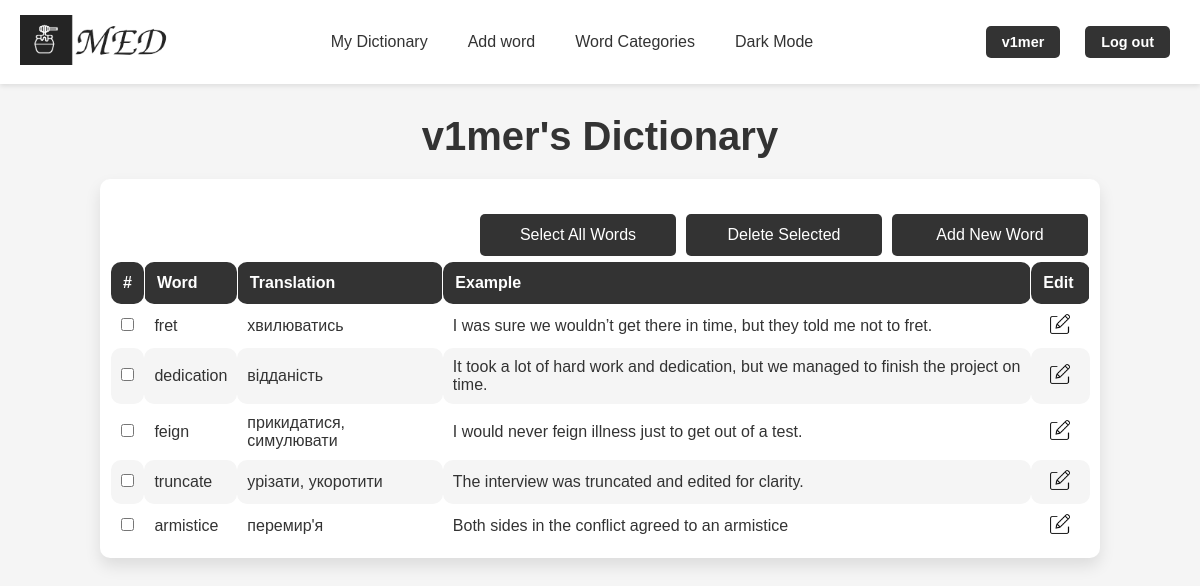
The page /words/ (signed in) on the database its author committed.
### med/models.py (models this page shows, shortened)
class Word(models.Model):
    word = models.CharField(max_length=100)
    translation = models.CharField(max_length=100)
    example = models.TextField(blank=True)
    time_create = models.DateTimeField(auto_now_add=True)
    time_update = models.DateTimeField(auto_now=True)
    user = models.ForeignKey(User, on_delete=models.CASCADE, blank=True, null=True)
    class Meta:
        ordering = ['-time_create', 'word']
        indexes = [
            models.Index(fields=['-time_create'])
        ]

### med/views.py (the view)
# urls.py: path('words/', views.WordListView.as_view(), name='words'),
@method_decorator(login_required, name='dispatch')
class WordListView(ListView):
    paginate_by = 25
    model = Word
    template_name = 'med/words.html'
    context_object_name = 'words'
    extra_context = {'title': "'s dictionary"}
    def get_context_data(self, **kwargs):
        context = super().get_context_data(**kwargs)
        context['title'] = f"{self.request.user.username}'s Dictionary"
        return context
    def get_queryset(self):
        return Word.objects.filter(user=self.request.user)

### med/templates/med/words.html (shortened to what this page needs)
{% extends 'base.html' %}
{% load static %}
{% block content %}
<h1>{{title}}</h1>
<div class="word_table_container">
    <div class="buttons">
        <a href="#" onclick="selectAllWords(); return false;">Select All Words</a>
        <a href="#" onclick="deleteSelectedWords(); return false;">Delete Selected</a>
        <a href="{% url 'addword' %}">Add New Word</a>
    </div>
    <table class="word_table">
        <thead>
            <tr>
                <th>#</th>
                <th>Word</th>
                <th>Translation</th>
                <th>Example</th>
                <th class="edit">Edit</th>
            </tr>
        </thead>
        <tbody>
            {% for word in words %}
                <tr>
                    <td><input type="checkbox" name="word_checkbox" value="{{ word.id }}"></td>
                    <td>{{ word.word }}</td>
                    <td>{{ word.translation }}</td>
                    <td>{{ word.example }}</td>
                    <td class="img_td"><a href="{% url 'edit_word' word.id %}"><img class="edit_img" src="{% static 'med/img/features/edit_light.png' %}" data-light-src="{% static 'med/img/features/edit_light.png' %}" data-dark-src="{% static 'med/img/features/edit_dark.png' %}" alt="Edit img"></a></td>
                </tr>
            {% endfor %}
        </tbody>
    </table>
</div>
{% endblock %}

### templates/base.html (shortened to what this page needs)
{% load static %}
<!DOCTYPE html>
<html lang="en">
<head>
    <link rel="stylesheet" type="text/css" href="{% static 'med/css/styles.css' %}">
</head>
<body>
<header>
    {% if not user.is_authenticated %}
    <a href="{% url 'home' %}"><img id="logo_img" src="{% static 'med/img/base/light_logo.png' %}" data-light-src="{% static 'med/img/base/light_logo.png' %}" data-dark-src="{% static 'med/img/base/dark_logo.png' %}" alt="MED Logo"></a>
    {% else %}
    <a href="{% url 'words' %}"><img id="logo_img" src="{% static 'med/img/base/light_logo.png' %}" data-light-src="{% static 'med/img/base/light_logo.png' %}" data-dark-src="{% static 'med/img/base/dark_logo.png' %}" alt="MED Logo"></a>
    {% endif %}
    <nav class="nav-items">
        <div class="nav-center">
            {% if user.is_authenticated %}
                <a href="{% url 'words' %}">My Dictionary</a>
                <a href="{% url 'addword' %}">Add word</a>
                <a href="#">Word Categories</a>
            {% else %}
                <a href="{% url 'login' %}">My Dictionary</a>
                <a href="{% url 'login' %}">Add word</a>
                <a href="#">Word Categories</a>
            {% endif %}
            <a href="#" id="theme-toggle-dark">Dark Mode</a>
        </div>
        {% if request.user.is_authenticated %}
        <div class="buttons">
            <a href="{% url 'home' %}">{{request.user.username}}</a>
            <a href="{% url 'logout' %}">Log out</a>
        </div>
        {% else %}
        <div class="buttons">
            <a href="{% url 'login' %}">Log in</a>
            <a href="{% url 'register' %}">Register</a>
        </div>
        {% endif %}
    </nav>
</header>
<div class="container">
    {% block content %}
    {% endblock %}
</div>
</body>
</html>

### med/static/med/css/styles.css (style rules this page uses)
:root { --background-color: #f5f5f5; --text-color: #333; --header-background: #ffffff; --button-background: #333; --button-text-color: #ffffff; --feature-background: #fff; --word-list-background: #fff; --feature-shadow: 0px 8px 16px rgba(0, 0, 0, 0.1); --feature-text-color: #666; --list-text-color: #666; }
body { font-family: Arial, sans-serif; background-color: var(--background-color); color: var(--text-color); }
* { margin: 0; padding: 0; box-sizing: border-box; }
header { display: flex; justify-content: space-between; align-items: center; padding: 15px 20px; background-color: var(--header-background); box-shadow: 0px 2px 5px rgba(0, 0, 0, 0.1); }
header .nav-items { display: flex; align-items: center; width: 100%; justify-content: space-between; }
header .nav-center { display: flex; gap: 20px; justify-content: center; flex-grow: 1; align-items: center; }
header .buttons { display: flex; gap: 5px; align-items: center; margin-top: 0px; }
header #logo_img { height: 50px; cursor: pointer; }
header .nav-center a { text-decoration: none; color: var(--nav-link-color); font-size: 1em; font-weight: 500; padding: 5px 10px; transition: color 0.3s, background-color 0.3s; }
header .buttons a { text-decoration: none; color: var(--button-text-color); background-color: var(--button-background); padding: 8px 16px; border-radius: 5px; font-size: 0.9em; font-weight: bold; transition: background-color 0.3s, transform 0.3s; }
.container { max-width: 1200px; margin: 0 auto; text-align: center; padding: 30px 10px; }
.container h1 { font-size: 2.5em; color: var(--text-color); margin-bottom: 15px; }
.buttons { margin-top: 20px; }
.buttons a { text-decoration: none; color: var(--button-text-color); background-color: var(--button-background); padding: 12px 24px; margin: 0 10px; border-radius: 5px; font-size: 1em; transition: background-color 0.3s; }
.word_table_container { max-width: 1000px; margin: 20px auto; padding: 10px; background-color: var(--feature-background); border-radius: 10px; box-shadow: var(--feature-shadow); }
.word_table { width: 100%; border-collapse: collapse; font-size: 1em; color: var(--text-color); border: 1px solid var(--dark-card-border); }
.word_table thead th { background-color: var(--button-background); color: var(--button-text-color); padding: 12px; text-align: left; font-weight: bold; border-bottom: 2px solid var(--dark-card-border); }
.word_table tbody td { padding: 10px; border: 1px solid var(--dark-card-border); text-align: left; color: var(--text-color); }
.word_table tbody tr:nth-child(even) { background-color: var(--background-color); }
.word_table th, td { border: 1px solid var(--feature-background); border-radius: 10px; }
.word_table_container .buttons { display: flex; justify-content: flex-end; }
.word_table_container .buttons a { margin: 5px 5px; width: 20%; }
.word_table_container .buttons a:last-child { margin: 5px 2px 5px 5px; }
.word_table_container .edit_img { width: 20px; height: 20px; cursor: pointer; display: inline-block; }
.word_table_container .img_td { text-align: center; vertical-align: middle; }
.edit { width: 6%; }

### rows shown on the page
Word: word "fret", translation "хвилюватись", example "I was sure we wouldn’t get there in time, but they told me not to fret."
Word: word "dedication", translation "відданість", example "It took a lot of hard work and dedication, but we managed to finish the project on time."
Word: word "feign", translation "прикидатися, симулювати", example "I would never feign illness just to get out of a test."
Word: word "truncate", translation "урізати, укоротити", example "The interview was truncated and edited for clarity."
Word: word "armistice", translation "перемир'я", example "Both sides in the conflict agreed to an armistice"

### other values the page prints
{{ request.user.username }} "v1mer"
{{ title }} "v1mer's Dictionary"
